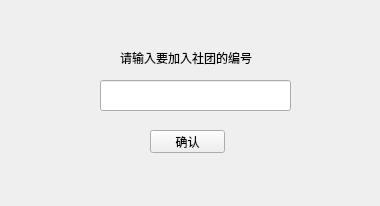
<?xml version="1.0" encoding="UTF-8"?>
<ui version="4.0">
 <class>Joinclub</class>
 <widget class="QWidget" name="Joinclub">
  <property name="geometry">
   <rect>
    <x>0</x>
    <y>0</y>
    <width>380</width>
    <height>206</height>
   </rect>
  </property>
  <property name="windowTitle">
   <string>Form</string>
  </property>
  <widget class="QLineEdit" name="clubid">
   <property name="geometry">
    <rect>
     <x>100</x>
     <y>80</y>
     <width>191</width>
     <height>31</height>
    </rect>
   </property>
  </widget>
  <widget class="QLabel" name="label">
   <property name="geometry">
    <rect>
     <x>120</x>
     <y>50</y>
     <width>191</width>
     <height>16</height>
    </rect>
   </property>
   <property name="text">
    <string>请输入要加入社团的编号</string>
   </property>
  </widget>
  <widget class="QPushButton" name="yes">
   <property name="geometry">
    <rect>
     <x>150</x>
     <y>130</y>
     <width>75</width>
     <height>23</height>
    </rect>
   </property>
   <property name="text">
    <string>确认</string>
   </property>
  </widget>
 </widget>
 <resources/>
 <connections/>
</ui>
